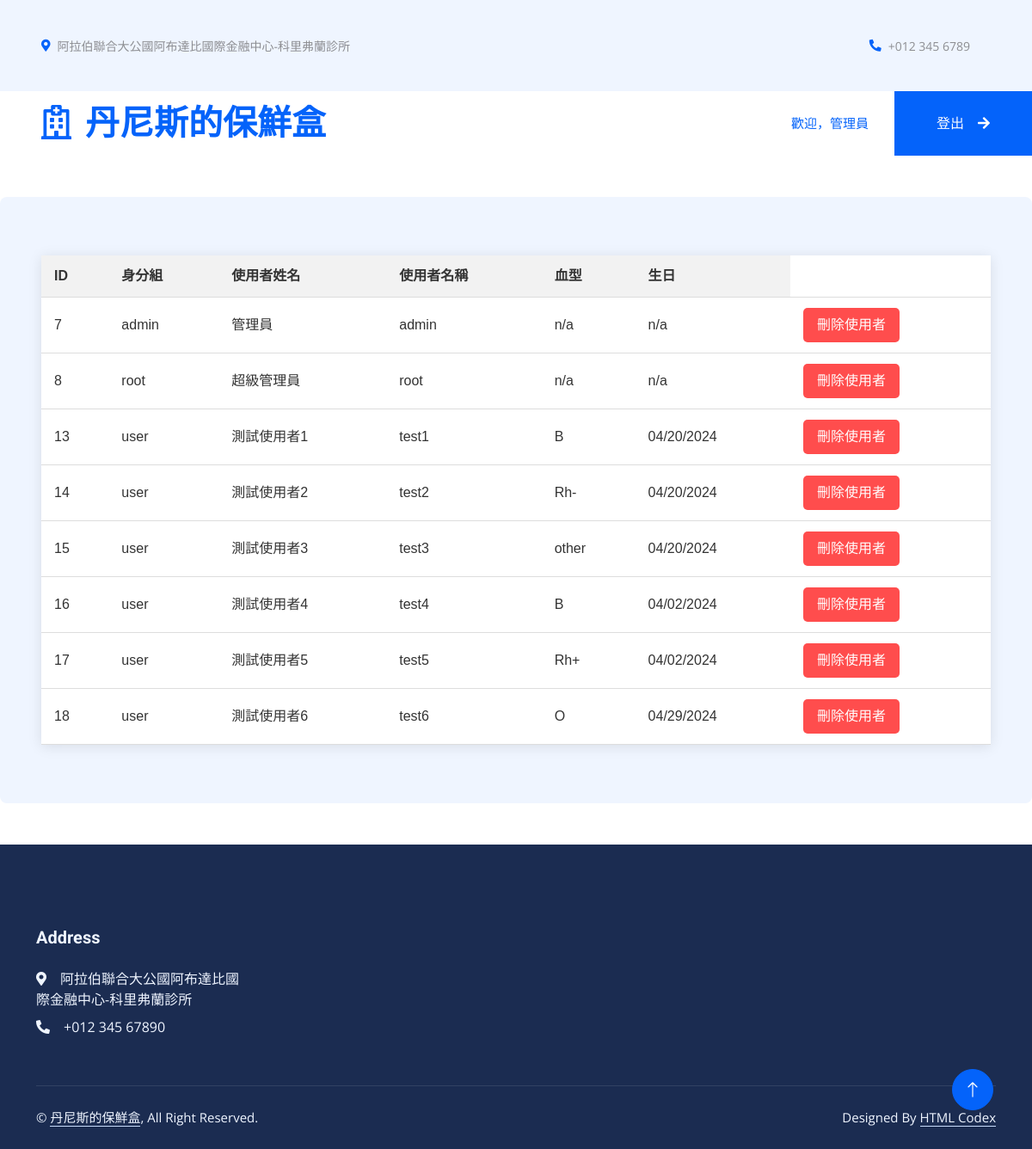
/manageAccounts.php (signed in), run on an earlier commit of the app's database.
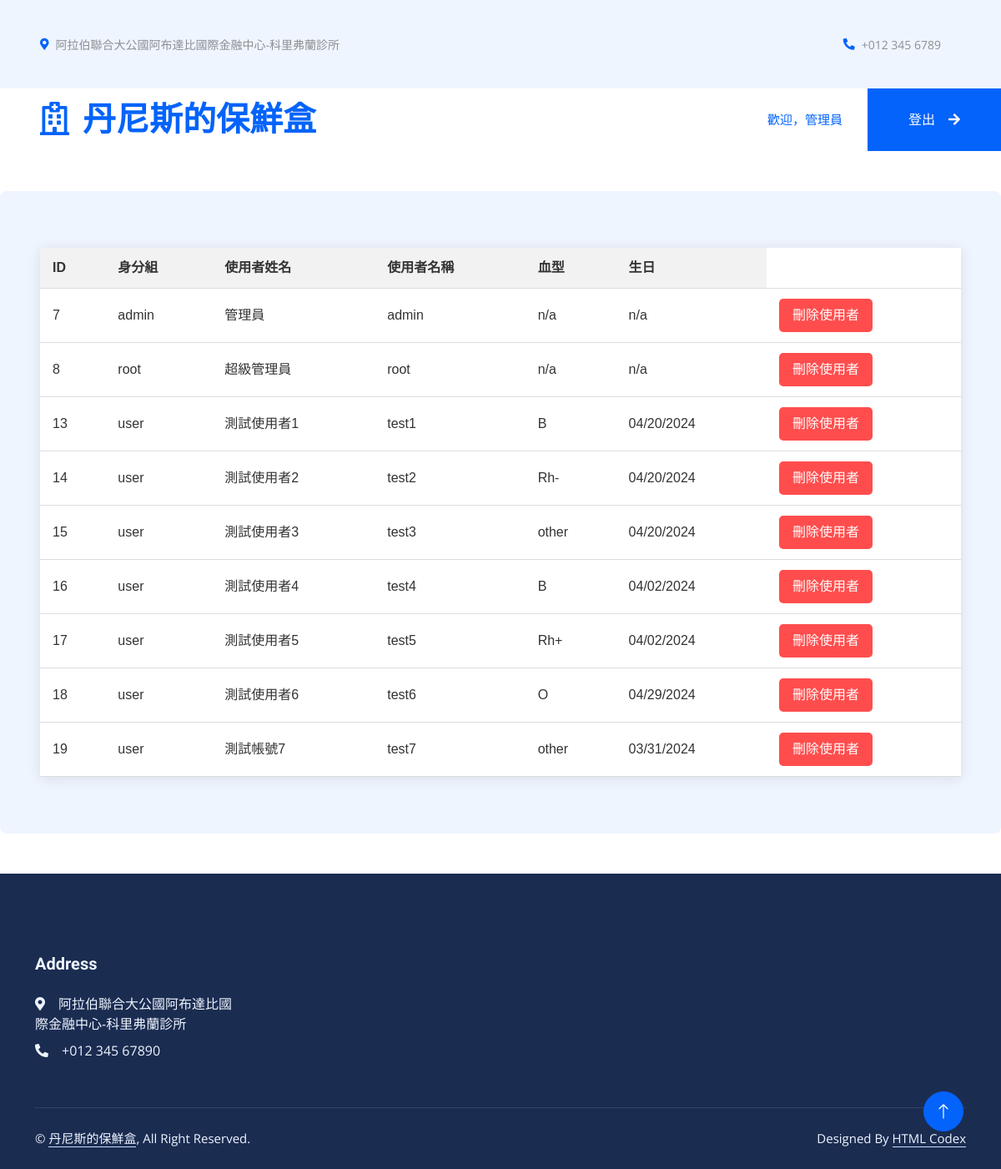
And on a later commit of the database.
### tables this page shows
CREATE TABLE `users` (
  `ID` int(5) NOT NULL COMMENT 'ID',
  `role` varchar(10) NOT NULL COMMENT '身分組',
  `userRealName` varchar(25) NOT NULL COMMENT '使用者姓名',
  `email` varchar(55) NOT NULL COMMENT 'Email',
  `phoneNumber` varchar(10) NOT NULL COMMENT '手機號碼',
  `bloodType` varchar(8) NOT NULL COMMENT '血型',
  `birthday` varchar(20) NOT NULL COMMENT '生日',
  `username` varchar(25) NOT NULL COMMENT '使用者名稱',
  `password` varchar(150) NOT NULL COMMENT '密碼'
);

### manageAccounts.php (the view, shortened to what this page needs)
<!DOCTYPE html>
<html lang="en">
<head>
    <link href="https://cdnjs.cloudflare.com/ajax/libs/font-awesome/5.10.0/css/all.min.css" rel="stylesheet">
    <link href="https://cdn.jsdelivr.net/npm/bootstrap-icons@1.4.1/font/bootstrap-icons.css" rel="stylesheet">
    <link href="lib/animate/animate.min.css" rel="stylesheet">
    <link href="lib/owlcarousel/assets/owl.carousel.min.css" rel="stylesheet">
    <link href="lib/tempusdominus/css/tempusdominus-bootstrap-4.min.css" rel="stylesheet" />
    <link href="css/bootstrap.min.css" rel="stylesheet">
    <link href="css/style.css" rel="stylesheet">
    <?php
        include "database_connection.php";
        $stmt = $db->prepare("SELECT * FROM `users`");
        $stmt->execute();
        $html = "<table><tr><th>ID</th><th>身分組</th><th>使用者姓名</th><th>使用者名稱</th><th>血型</th><th>生日</th></tr>";
        while ($user = $stmt->fetch(PDO::FETCH_ASSOC)) {
            $html .= "<tr>";
            $html .= "<td>" . htmlspecialchars($user['ID']) . "</td>";
            $html .= "<td>" . htmlspecialchars($user['role']) . "</td>";
            $html .= "<td>" . htmlspecialchars($user['userRealName']) . "</td>";
            $html .= "<td>" . htmlspecialchars($user['username']) . "</td>";
            $html .= "<td>" . htmlspecialchars($user['bloodType']) . "</td>";
            $html .= "<td>" . htmlspecialchars($user['birthday']) . "</td>";
            $html .= "<td><form action=\"manageAccounts.php\" method=\"post\" onsubmit=\"return confirmDelete();\"><input type=\"hidden\" name=\"deleteID\" value=\"".$user['ID']."\"><button type=\"submit\" style=\"background-color: #ff4d4d; color: white; border: none; padding: 8px 16px; border-radius: 5px; cursor: pointer; transition: background 0.3s ease;\">刪除使用者</button></form></td>";
            $html .= "</tr>";
        }
        $html .= "</table>";
    ?>
</head>
<body>
    <div class="container-fluid bg-light p-0 wow fadeIn" data-wow-delay="0.1s">
        <div class="row gx-0 d-none d-lg-flex">
            <div class="col-lg-7 px-5 text-start">
                <div class="h-100 d-inline-flex align-items-center py-3 me-4">
                    <small class="fa fa-map-marker-alt text-primary me-2"></small>
                    <small>阿拉伯聯合大公國阿布達比國際金融中心-科里弗蘭診所</small>
                </div>
                <div class="h-100 d-inline-flex align-items-center py-3">
                    <small>Mon - Fri : 09.00 AM - 09.00 PM</small>
                </div>
            </div>
            <div class="col-lg-5 px-5 text-end">
                <div class="h-100 d-inline-flex align-items-center py-3 me-4">
                    <small class="fa fa-phone-alt text-primary me-2"></small>
                    <small>+012 345 6789</small>
                </div>
            </div>
        </div>
    </div>
    <nav class="navbar navbar-expand-lg bg-white navbar-light sticky-top p-0 wow fadeIn" data-wow-delay="0.1s">
        <a href="organs.php" class="navbar-brand d-flex align-items-center px-4 px-lg-5">
            <h1 class="m-0 text-primary"><i class="far fa-hospital me-3"></i>丹尼斯的保鮮盒</h1>
        </a>
        <div class="collapse navbar-collapse" id="navbarCollapse">
            <div class="navbar-nav ms-auto p-4 p-lg-0">
                <a href="myAccount.php" class="nav-item nav-link active"><?php echo "歡迎，". $_SESSION['userRealName'];?></a>
            </div>
            <a href="logout.php" class="btn btn-primary rounded-0 py-4 px-lg-5 d-none d-lg-block">登出<i class="fa fa-arrow-right ms-3"></i></a>
        </div>
    </nav>
    <div class="bg-light rounded h-100 d-flex align-items-center p-5"><?php echo $html;?></div>
    <div class="container-fluid bg-dark text-light footer mt-5 pt-5 wow fadeIn" data-wow-delay="0.1s">
        <div class="container py-5">
            <div class="row g-5">
                <div class="col-lg-3 col-md-6">
                    <h5 class="text-light mb-4">Address</h5>
                    <p class="mb-2"><i class="fa fa-map-marker-alt me-3"></i>阿拉伯聯合大公國阿布達比國際金融中心-科里弗蘭診所</p>
                    <p class="mb-2"><i class="fa fa-phone-alt me-3"></i>+012 345 67890</p>
                </div>
            </div>
        </div>
        <div class="container">
            <div class="copyright">
                <div class="row">
                    <div class="col-md-6 text-center text-md-start mb-3 mb-md-0">
                        &copy; <a class="border-bottom" href="#">丹尼斯的保鮮盒</a>, All Right Reserved.
                    </div>
                    <div class="col-md-6 text-center text-md-end">
                        Designed By <a class="border-bottom" href="https://htmlcodex.com">HTML Codex</a>
                    </div>
                </div>
            </div>
        </div>
    </div>
    <a href="#" class="btn btn-lg btn-primary btn-lg-square rounded-circle back-to-top"><i class="bi bi-arrow-up"></i></a>
</body>
</html>

What changed in the data, as far as the page shows it:
added users: ID "19", role "user", userRealName "測試帳號7", username "test7", bloodType "other", birthday "03/31/2024"
